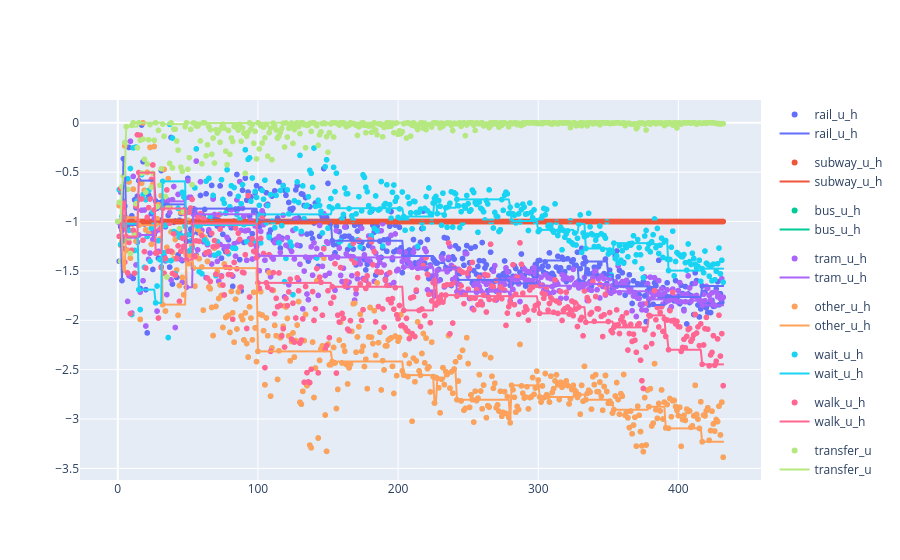

The code cell stored with this chart in its notebook:
### Code cell
figure_scatter = px.scatter(df_values, x = "evaluation", y = "value", color = "variable")
figure_best = px.line(df_best, x = "evaluation", y = "value", color = "variable")
go.Figure(data = figure_scatter.data + figure_best.data)

### Figure 1 — Plotly figure (JSON) as saved in the notebook; plotly's stock layout.template omitted (floating-point values rounded to 4 significant figures; data arrays with more than 128 entries replaced by an {"elided": "..."} marker saying what was removed)
{"data": [{"hovertemplate": "variable=rail_u_h<br>evaluation=%{x}<br>value=%{y}<extra></extra>", "legendgroup": "rail_u_h", "marker": {"color": "#636efa", "symbol": "circle"}, "mode": "markers", "name": "rail_u_h", "showlegend": true, "type": "scattergl", "x": {"elided": "433 int values"}, "xaxis": "x", "y": {"elided": "433 float values"}, "yaxis": "y"}, {"hovertemplate": "variable=subway_u_h<br>evaluation=%{x}<br>value=%{y}<extra></extra>", "legendgroup": "subway_u_h", "marker": {"color": "#EF553B", "symbol": "circle"}, "mode": "markers", "name": "subway_u_h", "showlegend": true, "type": "scattergl", "x": {"elided": "433 int values"}, "xaxis": "x", "y": {"elided": "433 int values"}, "yaxis": "y"}, {"hovertemplate": "variable=bus_u_h<br>evaluation=%{x}<br>value=%{y}<extra></extra>", "legendgroup": "bus_u_h", "marker": {"color": "#00cc96", "symbol": "circle"}, "mode": "markers", "name": "bus_u_h", "showlegend": true, "type": "scattergl", "x": {"elided": "433 int values"}, "xaxis": "x", "y": {"elided": "433 float values"}, "yaxis": "y"}, {"hovertemplate": "variable=tram_u_h<br>evaluation=%{x}<br>value=%{y}<extra></extra>", "legendgroup": "tram_u_h", "marker": {"color": "#ab63fa", "symbol": "circle"}, "mode": "markers", "name": "tram_u_h", "showlegend": true, "type": "scattergl", "x": {"elided": "433 int values"}, "xaxis": "x", "y": {"elided": "433 float values"}, "yaxis": "y"}, {"hovertemplate": "variable=other_u_h<br>evaluation=%{x}<br>value=%{y}<extra></extra>", "legendgroup": "other_u_h", "marker": {"color": "#FFA15A", "symbol": "circle"}, "mode": "markers", "name": "other_u_h", "showlegend": true, "type": "scattergl", "x": {"elided": "433 int values"}, "xaxis": "x", "y": {"elided": "433 float values"}, "yaxis": "y"}, {"hovertemplate": "variable=wait_u_h<br>evaluation=%{x}<br>value=%{y}<extra></extra>", "legendgroup": "wait_u_h", "marker": {"color": "#19d3f3", "symbol": "circle"}, "mode": "markers", "name": "wait_u_h", "showlegend": true, "type": "scattergl", "x": {"elided": "433 int values"}, "xaxis": "x", "y": {"elided": "433 float values"}, "yaxis": "y"}, {"hovertemplate": "variable=walk_u_h<br>evaluation=%{x}<br>value=%{y}<extra></extra>", "legendgroup": "walk_u_h", "marker": {"color": "#FF6692", "symbol": "circle"}, "mode": "markers", "name": "walk_u_h", "showlegend": true, "type": "scattergl", "x": {"elided": "433 int values"}, "xaxis": "x", "y": {"elided": "433 float values"}, "yaxis": "y"}, {"hovertemplate": "variable=transfer_u<br>evaluation=%{x}<br>value=%{y}<extra></extra>", "legendgroup": "transfer_u", "marker": {"color": "#B6E880", "symbol": "circle"}, "mode": "markers", "name": "transfer_u", "showlegend": true, "type": "scattergl", "x": {"elided": "433 int values"}, "xaxis": "x", "y": {"elided": "433 float values"}, "yaxis": "y"}, {"hovertemplate": "variable=rail_u_h<br>evaluation=%{x}<br>value=%{y}<extra></extra>", "legendgroup": "rail_u_h", "line": {"color": "#636efa", "dash": "solid"}, "marker": {"symbol": "circle"}, "mode": "lines", "name": "rail_u_h", "showlegend": true, "type": "scattergl", "x": {"elided": "433 int values"}, "xaxis": "x", "y": {"elided": "433 float values"}, "yaxis": "y"}, {"hovertemplate": "variable=subway_u_h<br>evaluation=%{x}<br>value=%{y}<extra></extra>", "legendgroup": "subway_u_h", "line": {"color": "#EF553B", "dash": "solid"}, "marker": {"symbol": "circle"}, "mode": "lines", "name": "subway_u_h", "showlegend": true, "type": "scattergl", "x": {"elided": "433 int values"}, "xaxis": "x", "y": {"elided": "433 int values"}, "yaxis": "y"}, {"hovertemplate": "variable=bus_u_h<br>evaluation=%{x}<br>value=%{y}<extra></extra>", "legendgroup": "bus_u_h", "line": {"color": "#00cc96", "dash": "solid"}, "marker": {"symbol": "circle"}, "mode": "lines", "name": "bus_u_h", "showlegend": true, "type": "scattergl", "x": {"elided": "433 int values"}, "xaxis": "x", "y": {"elided": "433 float values"}, "yaxis": "y"}, {"hovertemplate": "variable=tram_u_h<br>evaluation=%{x}<br>value=%{y}<extra></extra>", "legendgroup": "tram_u_h", "line": {"color": "#ab63fa", "dash": "solid"}, "marker": {"symbol": "circle"}, "mode": "lines", "name": "tram_u_h", "showlegend": true, "type": "scattergl", "x": {"elided": "433 int values"}, "xaxis": "x", "y": {"elided": "433 float values"}, "yaxis": "y"}, {"hovertemplate": "variable=other_u_h<br>evaluation=%{x}<br>value=%{y}<extra></extra>", "legendgroup": "other_u_h", "line": {"color": "#FFA15A", "dash": "solid"}, "marker": {"symbol": "circle"}, "mode": "lines", "name": "other_u_h", "showlegend": true, "type": "scattergl", "x": {"elided": "433 int values"}, "xaxis": "x", "y": {"elided": "433 float values"}, "yaxis": "y"}, {"hovertemplate": "variable=wait_u_h<br>evaluation=%{x}<br>value=%{y}<extra></extra>", "legendgroup": "wait_u_h", "line": {"color": "#19d3f3", "dash": "solid"}, "marker": {"symbol": "circle"}, "mode": "lines", "name": "wait_u_h", "showlegend": true, "type": "scattergl", "x": {"elided": "433 int values"}, "xaxis": "x", "y": {"elided": "433 float values"}, "yaxis": "y"}, {"hovertemplate": "variable=walk_u_h<br>evaluation=%{x}<br>value=%{y}<extra></extra>", "legendgroup": "walk_u_h", "line": {"color": "#FF6692", "dash": "solid"}, "marker": {"symbol": "circle"}, "mode": "lines", "name": "walk_u_h", "showlegend": true, "type": "scattergl", "x": {"elided": "433 int values"}, "xaxis": "x", "y": {"elided": "433 float values"}, "yaxis": "y"}, {"hovertemplate": "variable=transfer_u<br>evaluation=%{x}<br>value=%{y}<extra></extra>", "legendgroup": "transfer_u", "line": {"color": "#B6E880", "dash": "solid"}, "marker": {"symbol": "circle"}, "mode": "lines", "name": "transfer_u", "showlegend": true, "type": "scattergl", "x": {"elided": "433 int values"}, "xaxis": "x", "y": {"elided": "433 float values"}, "yaxis": "y"}], "layout": {}}
